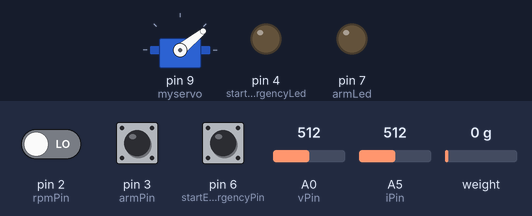
Bench run of a sketch on a simulated Arduino Uno, built with avr-gcc and run on an emulated ATmega328P. Parts: servo, output pins drawn as LEDs (lit = HIGH). The test bench sets the inputs (shaded band); at power-on: pin 3 (armPin) HIGH, pin 6 (startEmergencyPin) HIGH, pin 2 (rpmPin) LOW, A0 (vPin) = 512, A5 (iPin) = 512, weight on the scale 0 g. What the sketch prints to the serial monitor is not drawn.

Above: at 10.3 s.
10.4 s: pin 3 (armPin) pulled LOW for 0.15 s
At 10.8 s:
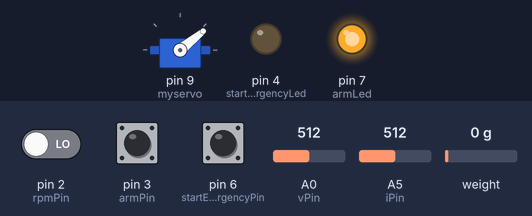
12.0 s: pin 6 (startEmergencyPin) pulled LOW for 0.15 s
At 13.2 s:
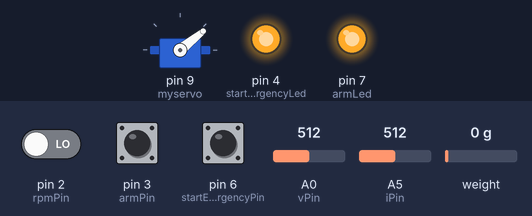
At 30.9 s:
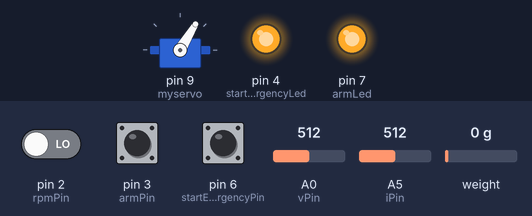
Timing chart, 0 to 31.5 s (numbered marks = the images above; inputs shaded):
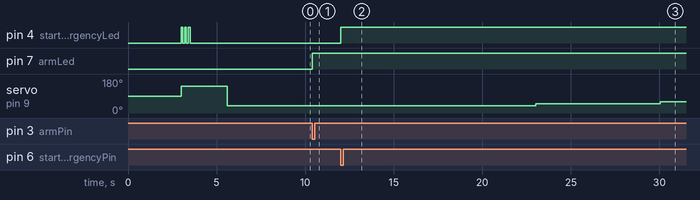

The sketch:

Data_Collection.ino
```cpp
//SuaveDyno
#include <HX711.h>
#include <Servo.h>
// HX711.DOUT	- pin #A2
// HX711.PD_SCK	- pin #A3

HX711 scale(A2, A3);		// parameter "gain" is ommited; the default value 128 is used by the library
byte g = 32;
HX711 scale2(A2,A3);
Servo myservo;
int VRaw; //This will store our raw ADC data
int IRaw;
float VFinal; //This will store the converted data
float IFinal;
int startEmergencyPin = 6;
int armPin = 3;
int startEmergencyLed = 4;
int armLed = 7;
int testStarted = 0;
int armed = 0;
int rpmPin = 2;
int vPin = A0;
int iPin = A5;


void setup() {
  Serial.begin(38400);
  Serial.println("SUAVE Dyno Data Collection");
  Serial.println("Booting...");

  myservo.attach(9);
  delay(3000);
  pinMode(startEmergencyLed,OUTPUT);
  myservo.writeMicroseconds(2000);
  for(int i = 0; i < 3; i ++){
    digitalWrite(startEmergencyLed,1);
    delay(100);
    digitalWrite(startEmergencyLed,0);
    delay(100);
  }
  delay(2000);
  myservo.writeMicroseconds(950);
  delay(1500);
  pinMode(startEmergencyPin,INPUT_PULLUP);
  pinMode(armPin,INPUT_PULLUP);
  pinMode(armLed,OUTPUT);
  pinMode(rpmPin,INPUT);
  scale.set_gain(128);
  scale.set_scale(-409.08f);                      // this value is obtained by calibrating the scale with known weights; see the README for details
  scale.tare();
  scale2.set_gain(32);
  scale2.set_scale(1042.36f);
  scale2.tare();			        // reset the scale to 0

  Serial.println("Ready!");
}

void loop() {
  if(digitalRead(armPin) == 0){
    if(armed == 0){
      armed = 1;
      myservo.writeMicroseconds(950);
      analogWrite(armLed,200);
    }
  }
  if(digitalRead(startEmergencyPin) == 0&&armed == 1){
    if(testStarted==0){
      testStarted = 1;
      analogWrite(startEmergencyLed,200);
      delay(2000);
    }
  }
  if(testStarted == 1){

    Serial.println("");
    Serial.println("Starting Test");

    scale.set_gain(128);
    scale.set_scale(-419.66f);                      // this value is obtained by calibrating the scale with known weights; see the README for details
    scale.tare();
    scale2.set_gain(32);
    scale2.set_scale(-1256.36f);
    scale2.tare();
    for(int i = 0; i < 11; i++){
      int thrustValue = 950+(i*100);
      myservo.writeMicroseconds(thrustValue);
      delay(1000);
      for(int j = 0; j < 5; j++){

        VRaw = analogRead(vPin);
        IRaw = analogRead(iPin);
        VFinal = VRaw*.04932/1.06; //180 Amp board
        IFinal = (IRaw*.083/1.31); //180 Amp board
        scale.set_gain(128);
      //  scale.set_scale(-423.92f);
        Serial.print("Thrust: ");
        Serial.print(scale.get_units(1)/2.4525);
        Serial.print("g,");
        Serial.print(" Torque: ");
        scale2.set_gain(32);
      //  scale2.set_scale(-1284.38f);
        Serial.print(scale2.get_units(1)*0.1019);
        Serial.print("g-m,");
        Serial.print(" Voltage: ");
        Serial.print(VFinal);
        Serial.print("V,");
        Serial.print(" Current: ");
        Serial.print(IFinal);
        Serial.print("A,");
        Serial.print(" PWM: ");
        Serial.print(thrustValue);
        Serial.print(",");
        Serial.print(" Throttle: ");
        Serial.print(((thrustValue-950)/1000.0)*100);
        Serial.print("%,");
        Serial.print(" RPM: ");
        Serial.println(measureRPM());
        if(digitalRead(startEmergencyPin) == 0||testStarted == 0){
          myservo.writeMicroseconds(950);
          analogWrite(startEmergencyLed,0);
          delay(50);
          analogWrite(startEmergencyLed,200);
          delay(50);
          analogWrite(startEmergencyLed,0);
          delay(50);
          analogWrite(startEmergencyLed,200);
          delay(50);
          analogWrite(startEmergencyLed,0);
          delay(50);
          analogWrite(startEmergencyLed,200);
          delay(50);
          analogWrite(startEmergencyLed,0);
          delay(50);
          analogWrite(startEmergencyLed,200);
          delay(50);
          analogWrite(startEmergencyLed,0);
          delay(50);
          analogWrite(startEmergencyLed,200);
          delay(50);
          testStarted = 0;
          break;
        }
      }
      if(digitalRead(startEmergencyPin) == 0||testStarted == 0){
        myservo.writeMicroseconds(950);
        analogWrite(startEmergencyLed,0);
        delay(50);
        analogWrite(startEmergencyLed,200);
        delay(50);
        analogWrite(startEmergencyLed,0);
        delay(50);
        analogWrite(startEmergencyLed,200);
        delay(50);
        analogWrite(startEmergencyLed,0);
        delay(50);
        analogWrite(startEmergencyLed,200);
        delay(50);
        analogWrite(startEmergencyLed,0);
        delay(50);
        analogWrite(startEmergencyLed,200);
        delay(50);
        analogWrite(startEmergencyLed,0);
        delay(50);
        analogWrite(startEmergencyLed,200);
        delay(50);
        testStarted = 0;
        Serial.println("EMERGENCY STOP!");
        break;
      }
    }
    myservo.writeMicroseconds(950);
    testStarted = 0;
    analogWrite(startEmergencyLed,0);
    Serial.println();
    Serial.println("Test completed.\n");
  }
}


int measureRPM(){
  long currtime = micros();                 // GET CURRENT TIME
  int changes = 0;
  int rpm = 0;
  bool timeOut = false;
  while(changes < 5 && !timeOut){

    if((micros()-currtime)>1000000)
      timeOut = true;

    delayMicroseconds(1);

    if(digitalRead(2) == 0){

      while(digitalRead(2) == 0 && !timeOut){

        if((micros()-currtime)>1000000)
          timeOut = true;

        delayMicroseconds(1);

      }
      if(digitalRead(2) == 1){
        if(changes == 0)
          currtime = micros();

        changes ++;
      }
    }
  }
  if (changes == 5){
    rpm = (((changes-1)* 60 * 1000000)/(micros()-currtime)) ;       //  CALCULATE  RPM USING REVOLUTIONS AND ELAPSED TIM
  }
  return rpm;

}
```

Measured:
- after the input at 10.4 s, pin 7 (armLed): LOW → HIGH at once
- after the input at 12.0 s, pin 4 (startEmergencyLed): LOW → HIGH at once; servo on pin 9 (myservo): 39° → 49° after 11.0 s, → 59° 7.0 s later
